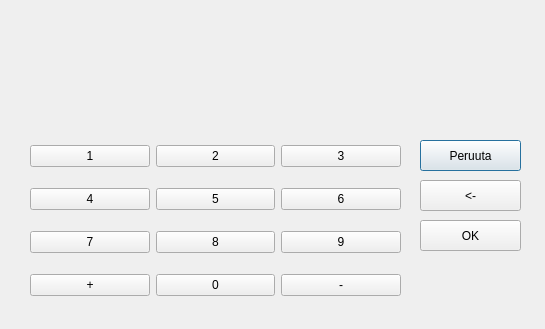
<?xml version="1.0" encoding="UTF-8"?>
<ui version="4.0">
 <class>Pin</class>
 <widget class="QDialog" name="Pin">
  <property name="geometry">
   <rect>
    <x>0</x>
    <y>0</y>
    <width>545</width>
    <height>329</height>
   </rect>
  </property>
  <property name="windowTitle">
   <string>Dialog</string>
  </property>
  <widget class="QPushButton" name="pushButtonCancel">
   <property name="geometry">
    <rect>
     <x>420</x>
     <y>140</y>
     <width>101</width>
     <height>31</height>
    </rect>
   </property>
   <property name="text">
    <string>Peruuta</string>
   </property>
  </widget>
  <widget class="QPushButton" name="pushButtonCorrect">
   <property name="geometry">
    <rect>
     <x>420</x>
     <y>180</y>
     <width>101</width>
     <height>31</height>
    </rect>
   </property>
   <property name="text">
    <string>&lt;-</string>
   </property>
  </widget>
  <widget class="QPushButton" name="pushButtonOk">
   <property name="geometry">
    <rect>
     <x>420</x>
     <y>220</y>
     <width>101</width>
     <height>31</height>
    </rect>
   </property>
   <property name="text">
    <string>OK</string>
   </property>
  </widget>
  <widget class="QWidget" name="layoutWidget">
   <property name="geometry">
    <rect>
     <x>30</x>
     <y>130</y>
     <width>371</width>
     <height>181</height>
    </rect>
   </property>
   <layout class="QVBoxLayout" name="verticalLayout">
    <item>
     <layout class="QHBoxLayout" name="horizontalLayout">
      <item>
       <widget class="QPushButton" name="pushButton_1">
        <property name="text">
         <string>1</string>
        </property>
       </widget>
      </item>
      <item>
       <widget class="QPushButton" name="pushButton_2">
        <property name="text">
         <string>2</string>
        </property>
       </widget>
      </item>
      <item>
       <widget class="QPushButton" name="pushButton_3">
        <property name="text">
         <string>3</string>
        </property>
       </widget>
      </item>
     </layout>
    </item>
    <item>
     <layout class="QHBoxLayout" name="horizontalLayout_2">
      <item>
       <widget class="QPushButton" name="pushButton_4">
        <property name="text">
         <string>4</string>
        </property>
       </widget>
      </item>
      <item>
       <widget class="QPushButton" name="pushButton_5">
        <property name="text">
         <string>5</string>
        </property>
       </widget>
      </item>
      <item>
       <widget class="QPushButton" name="pushButton_6">
        <property name="text">
         <string>6</string>
        </property>
       </widget>
      </item>
     </layout>
    </item>
    <item>
     <layout class="QHBoxLayout" name="horizontalLayout_3">
      <item>
       <widget class="QPushButton" name="pushButton_7">
        <property name="text">
         <string>7</string>
        </property>
       </widget>
      </item>
      <item>
       <widget class="QPushButton" name="pushButton_8">
        <property name="text">
         <string>8</string>
        </property>
       </widget>
      </item>
      <item>
       <widget class="QPushButton" name="pushButton_9">
        <property name="text">
         <string>9</string>
        </property>
       </widget>
      </item>
     </layout>
    </item>
    <item>
     <layout class="QHBoxLayout" name="horizontalLayout_4">
      <item>
       <widget class="QPushButton" name="pushButton_plus">
        <property name="text">
         <string>+</string>
        </property>
       </widget>
      </item>
      <item>
       <widget class="QPushButton" name="pushButton_0">
        <property name="text">
         <string>0</string>
        </property>
       </widget>
      </item>
      <item>
       <widget class="QPushButton" name="pushButton_miinus">
        <property name="text">
         <string>-</string>
        </property>
       </widget>
      </item>
     </layout>
    </item>
   </layout>
  </widget>
  <widget class="QLabel" name="label">
   <property name="geometry">
    <rect>
     <x>30</x>
     <y>30</y>
     <width>361</width>
     <height>71</height>
    </rect>
   </property>
   <property name="text">
    <string/>
   </property>
  </widget>
 </widget>
 <resources/>
 <connections/>
</ui>
